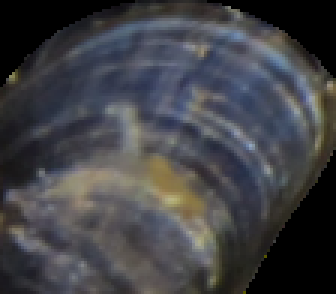
#> input picture MytilusEtalons/10.png, 112 x 98 px (shown 3 times larger)
$ python hw2_123.py
#> lines starting #> are read from the running program, lines starting #| are printed output that depends on the picture; after the words box and inside, x2 and y2 are one past the last pixel; in counts of white or black regions, pixels touching at a corner belong together; long printed decimals are rounded
import os
from PIL import Image
import cv2
import numpy as np
import matplotlib.pyplot as plt

# 1 task

f = 'Zostera'
f1= 'Mytilus'
# [13 lines of commented-out code are left out]

import cv2 as cv
def match_image(img, template):
    methods = [cv.TM_CCOEFF, cv.TM_CCOEFF_NORMED, cv.TM_CCORR, cv.TM_CCORR_NORMED,
        cv.TM_SQDIFF, cv.TM_SQDIFF_NORMED]
    result_list = []
    w, h = template.shape[::-1]
    match_method = cv.TM_CCOEFF_NORMED
    res = cv.matchTemplate(img, template, match_method)
    minval, maxval, minloc, maxloc = cv.minMaxLoc(res)
    topleft = maxloc
    btm_right = (topleft[0] + w, topleft[1] + h)
    cv.rectangle(img, topleft, btm_right, 255, 2)
    return maxval


def congo(etalons,images,my_input,my):
    for et in os.listdir(etalons):
        if et != '.DS_Store':
            e_img = etalons+"/"+et
            print(e_img)
            img_teplate= cv.imread(e_img, 0)
            my_input=[]
            for image in os.listdir(images):
                if image != '.DS_Store':
                    f_img = images+"/"+image
                    print("\t", f_img)
                    img = cv.imread(f_img, 0)
                    result = match_image(img, img_teplate)
                    my_input.append(result)
            my.append(my_input)
    averages=[]
    for i in my :
        avg=0
        for o in i:
            avg=avg+o
        averages.append(avg/(len(my[0])))
    print(sum(averages)/len(averages))
    return averages

images = 'Mytilus'
etalons = 'MytilusEtalons'
my_input = []
my = []
pele = congo(etalons,images,my_input,my)
#> in congo, `img_teplate= cv.imread(e_img, 0)`:
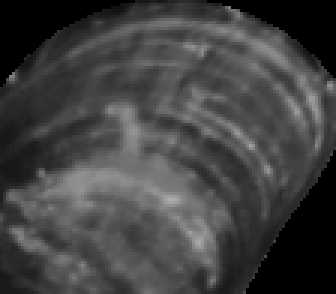
#> img_teplate: shape (98, 112) (shown 3 times larger); min 0, max 174, mean 65.6
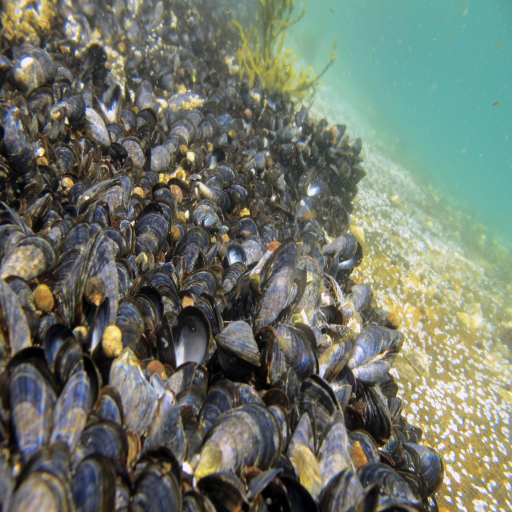
#> input picture Mytilus/musla9.png, 1024 x 1024 px (shown at 1/2 size)
#> in congo, `img = cv.imread(f_img, 0)`:
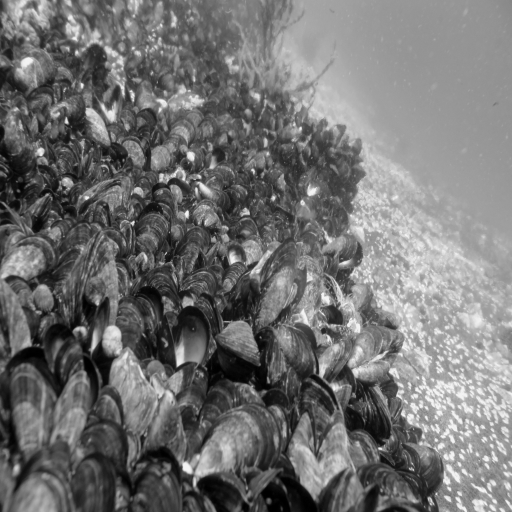
#> img: shape (1024, 1024) (shown at 1/2 size); min 0, max 246, mean 113.6
#> in match_image, `res = cv.matchTemplate(img, template, match_method)`:
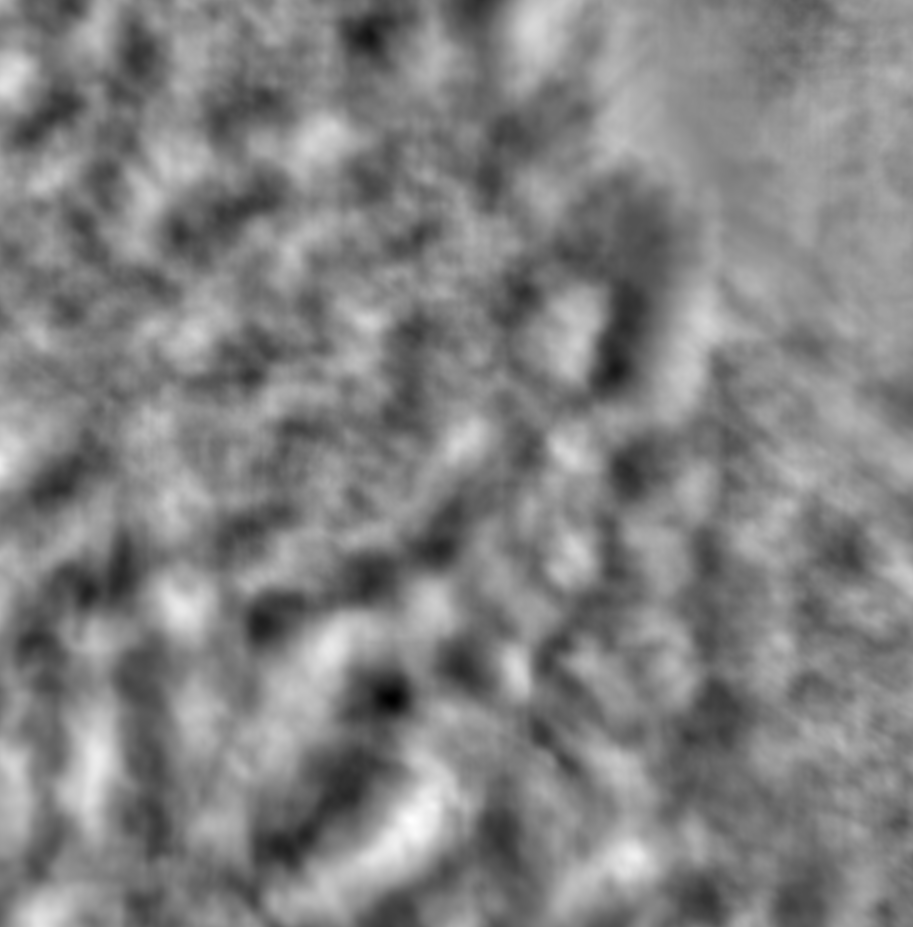
#> res: shape (927, 913) float32; min -0.645, max 0.618, mean -7.79e-05; drawn with min black and max white
#> in match_image, `minval, maxval, minloc, maxloc = cv.minMaxLoc(res)`: minval = -0.645; maxval = 0.618; minloc = (392, 699); maxloc = (410, 820)
#> in match_image, `btm_right = (topleft[0] + w, topleft[1] + h)`: btm_right = (522, 918)
#> in match_image, `cv.rectangle(img, topleft, btm_right, 255, 2)`:
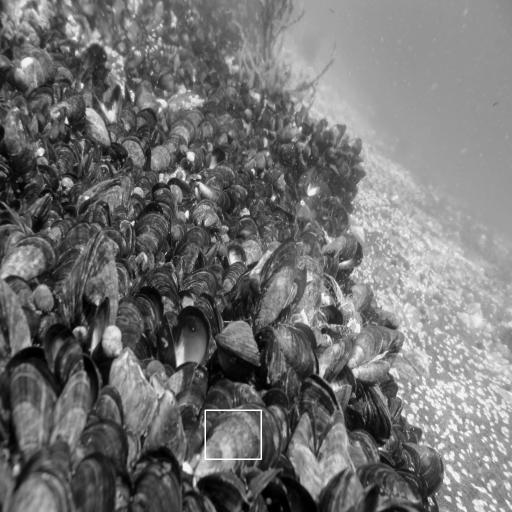
#> img: shape (1024, 1024) (shown at 1/2 size); 0.12% of pixels changed, all inside (x1, y1, x2, y2) = (409, 819, 524, 920)
#> in congo, `result = match_image(img, img_teplate)`: result = 0.618
#> the loop in congo, `for i in my :` made 1 pass
#> i on pass 1: [0.618]
#> after the loop in congo, `for i in my :`: averages = [0.618]
#| 0.6185
#> pele = [0.618]
print("Mytilus")
print(pele)
#| [0.6185]

images = 'Zostera'
etalons = 'ZosteraEtalons'
my_input = []
my = []
pele = congo(etalons,images,my_input,my)
#> (the run stopped early here; a loop or call above may not have finished)
